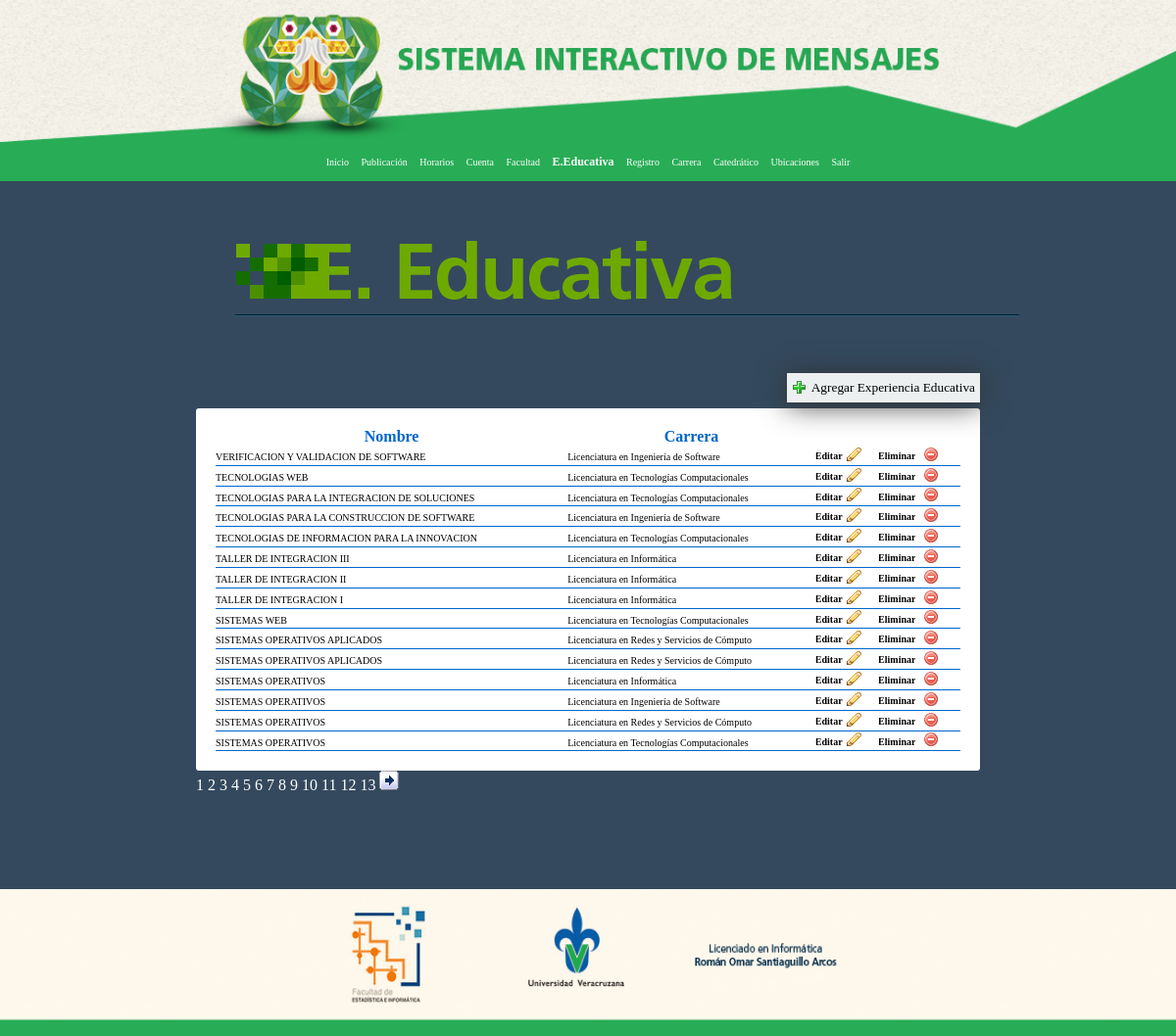
Screenshot of /Vistas/Entidades/eeducativa.php (signed in) with the database file from the repository.
### tables this page shows
CREATE TABLE IF NOT EXISTS `experienciaeducativa` (
  `idExperienciaEducativa` int(11) NOT NULL AUTO_INCREMENT,
  `Nombre` varchar(45) DEFAULT NULL,
  `idCarrera` int(11) NOT NULL,
  `idFacultad` int(11) NOT NULL,
  PRIMARY KEY (`idExperienciaEducativa`,`idCarrera`,`idFacultad`),
  KEY `fk_experienciaeducativa_Carrera1_idx` (`idCarrera`,`idFacultad`)
);

### Vistas/Entidades/eeducativa.php (the view, shortened to what this page needs)
<!DOCTYPE html>
<html leng="es">
<head>
<link rel="stylesheet" href="../../css/css1a.css">
</head>
<div id="portada">
    <img id="imgportada" src="../../imagenes/header.jpg">
</div>
<div id="cabeza">
    <center><div id="men">
<nav id="menu">
    <ul>
        <li><a href="../pagprin.php">Inicio</a></li>
        <li><a href="publicacion.php">Publicación</a></li>
        <li><a href="horario.php">Horarios</a></li>
        <li><a href="cuenta.php">Cuenta</a></li>
        <li><a href="facultad.php">Facultad</a></li>
        <li><a href="eeducativa.php" id="qwerty">E.Educativa</a></li>
        <li><a href="registro.php">Registro</a></li>
        <li><a href="carrera.php">Carrera</a></li>
        <li><a href="catedratico.php">Catedrático</a></li>
        <li><a href="ubicaciones.php">Ubicaciones</a></li>
        <li><a href="salir.php">Salir</a></li>
    </ul>
</nav>
</div>
</div></center>
<body>
<div id="cuerpo"><br><br>
<figure id="figura">
<img src="../../imagenes/e-educativa.png">
</figure><br><br><br>
 <?php
   echo "<div id='agregar'><form  method='post' action='../Agregar/agregareeducativa.php'><img src='../../imagenes/add.gif' class='icon'>
                        <input type='submit' value='Agregar Experiencia Educativa'  name='agregar' class='conf'>
                        </form></div>";
 echo"
<br><br>";
    echo "<div>";
    $nombreadmin = $_SESSION['nombreUsuario'];
    $sql = "SELECT idfacultad FROM Cuenta WHERE usuario='".$nombreadmin."';";
    $resultado = mysql_query($sql) or die(mysql_error());
    $fil = mysql_fetch_array($resultado, MYSQL_BOTH);
    $fac = $fil[0];
                          echo "<div id='contenedor_carrera'>";
                           echo "<table>";
                         echo"<tr>";
                            echo"
                            <th>Nombre</th>
                            <th>Carrera</th>
                            <th></th>
                            <th></th>
                            </tr>";
                         $mysqlfacu="SELECT * FROM experienciaeducativa WHERE idfacultad=".$fac.";";
                        $resulf=mysql_query($mysqlfacu) or die(mysql_error());
                        $num_total_registros=mysql_num_rows($resulf);
                       if ($num_total_registros > 0) {
    $tamano_pag = 15;
        $pagina = false;
                        if (!$pagina) {
                            $inicio=0;
                            $pagina=1;
                        }else{
                            $inicio=($pagina - 1) * $tamano_pag;
                        }
                        $total_paginas=ceil($num_total_registros / $tamano_pag);
                        $consultas="SELECT idexperienciaeducativa,nombre, idCarrera FROM experienciaeducativa ORDER BY nombre DESC LIMIT ".$inicio.",".$tamano_pag;
                        $rs=mysql_query($consultas)or die(mysql_error());
                        while($row1=mysql_fetch_array($rs)){
                                   echo "<tr>";
                                        echo "<td><a class='text20'>".$row1['nombre']."</a></td>";
                                        $car = $row1['idCarrera'];
                                        $consultacarrera = "SELECT Nombre FROM carrera WHERE idCarrera = $car";
                                        $cc = mysql_query($consultacarrera) or die (mysql_error());
                                         $ccc = mysql_fetch_array($cc, MYSQL_BOTH);
                                         echo "<td><a class='text20'>".$ccc['Nombre']."</a></td>";
                        echo "<td>
 <form  method='post' action='../Editar/editarmateria.php'>
    <input type='hidden' name='idm' value=".$row1['idexperienciaeducativa'].">
    <input type='submit' id='edit' value='Editar'  name='Editar' class='conf'><img src='../../imagenes/editar.png' class='icon'>
     </form>
</td>";
                        echo "<td>
    <form  method='post' action='../../Controller/eliminarmateria.php'>
    <input type='hidden' name='idmateria' value=".$row1['idexperienciaeducativa'].">
    <input class='conf' type='submit' id='delete' name='Eliminar' value='Eliminar' alingn='center'>
    <img src='../../imagenes/borrar.png' class='icon'>
     </form>
</td>";
                                echo"</tr>";
            }echo "</legend>";
        echo "</table></div></div>";
            echo '<p class="textlink">';
    if ($total_paginas > 1) {
        for ($i=1;$i<=$total_paginas;$i++) {
            if ($pagina == $i)
                echo "<a class='textlink'>".$pagina."</a>";
            else
                echo '  <a class="textlink" href="'.'?pagina='.$i.'">'.$i.'</a>  ';
        }
        if ($pagina != $total_paginas)
            echo '<a class="textlink"><a class="textlink" href="'.'?pagina='.($pagina+1).'"><img src="../../imagenes/der.gif" border="0"></a></a>';
    }
    echo '</p>';}
                            echo "</div>";
?>
</body><br><br><br><br>
<footer>
<div id="final">
    <img src="../../imagenes/footer.jpg" id="footer">
</div></footer>
</html>

### css/css1a.css (style rules this page uses)
* { margin: 0px; padding: 0px; }
a { text-decoration: none; font-family: Verdana; }
body { font-family: Verdana; margin: auto; background:#34495e; font-size: middle; }
#final { background: #28AD56; height: 150px; margin: 0px; padding: 0px; }
li { text-decoration: none; }
#menu ul, #menu li, #menu a { margin: 0px;padding: 0px; }
#menu ul { list-style: none; }
#menu a { text-decoration: none; }
#menu { font-size: 10px; height: 40px; background-color: #28AD56; width: 100%; margin: auto; }
center { margin: 0px; padding: 0px; }
#imgportada { margin: 0px; padding: 0px; width: 100%; height: 145px; }
#men { width: 1000px; height: auto; margin: auto; margin: 0px; padding: 0px; }
#portada { margin: 0px; padding: 0px; height: 145px; background: #fef6e8; }
#menu > ul > li { padding: 0px; position: relative; display: inline-block; margin: auto; }
#menu > ul > li > a { color:#FFF; opacity:1; font-size: middle; line-height: 40px; padding: 5px 5px; -webkit-transition: color .15s; -moz-transition: color .15s; -ms-transition: color .15s; -o-transition: color .15s; transition: color .15s; }
#qwerty { font-weight: bold; font-size: 12px; }
#cabeza { width:100%; height:auto; overflow: inherit; background: #28AD56; margin: 0px; padding: 0px; }
#footer { width: 100%; margin: 0px; padding: 0px; height: 145px; overflow: hidden; }
#cuerpo { width:800px; height:auto; position: center; padding:25px; margin: auto; margin-top: 0px; }
th { font-family: Roboto middle; }
input { width:300px; }
td { text-align: left; font-family: VERDANA; font-size: middle; border:1px solid #0066CC; border-width:0px 0px 1px 0px; }
.textlink { text-decoration: none; color: white; }
#contenedor_carrera { background: white; padding: 20px; -webkit-border-radius: 3px; -moz-border-radius: 3px; border-radius: 3px; }
#figura { margin-left: 5%; margin-right: 15%; }
.conf { background: transparent; border: none; height: auto; width: auto; -webkit-border-radius: 5px; -moz-border-radius: 5px; border-radius: 5px; cursor: pointer; font-family: Verdana; font-size: middle; color: black; }
.text20 { font-size: 10px; font-family: VERDANA; }
#delete { font-size: 10px; font-family: VERDANA; font-weight: bold; }
#edit { font-size: 10px; font-family: VERDANA; font-weight: bold; }
tr { color: black; font-size: middle; font-family: Verdana; }
.icon { vertical-align: middle; }
table { width: 100%; border-collapse: collapse; border-spacing: 0; border:1px solid #0066CC; border-width:0px 0px 1px 0px; }
#agregar { float: right; padding: 5px; width: auto; height: 20px; border:none; background-color:#ecf0f1; cursor:pointer; -webkit-box-shadow: 0px 2px 30px 0px rgba(50, 50, 50, 1); -moz-box-shadow: 0px 2px 30px 0px rgba(50, 50, 50, 1); box-shadow: 0px 2px 30px 0px rgba(50, 50, 50, 1); }
th { color:#0066CC; margin: auto; }

### rows the page displays
experienciaeducativa: Nombre "VERIFICACION Y VALIDACION DE SOFTWARE", Nombre "Licenciatura en Ingeniería de Software"
experienciaeducativa: Nombre "TECNOLOGIAS WEB", Nombre "Licenciatura en Tecnologías Computacionales"
experienciaeducativa: Nombre "TECNOLOGIAS PARA LA INTEGRACION DE SOLUCIONES", Nombre "Licenciatura en Tecnologías Computacionales"
experienciaeducativa: Nombre "TECNOLOGIAS PARA LA CONSTRUCCION DE SOFTWARE", Nombre "Licenciatura en Ingeniería de Software"
experienciaeducativa: Nombre "TECNOLOGIAS DE INFORMACION PARA LA INNOVACION", Nombre "Licenciatura en Tecnologías Computacionales"
experienciaeducativa: Nombre "TALLER DE INTEGRACION III", Nombre "Licenciatura en Informática"
experienciaeducativa: Nombre "TALLER DE INTEGRACION II", Nombre "Licenciatura en Informática"
experienciaeducativa: Nombre "TALLER DE INTEGRACION I", Nombre "Licenciatura en Informática"
experienciaeducativa: Nombre "SISTEMAS WEB", Nombre "Licenciatura en Tecnologías Computacionales"
experienciaeducativa: Nombre "SISTEMAS OPERATIVOS APLICADOS", Nombre "Licenciatura en Redes y Servicios de Cómputo"
experienciaeducativa: Nombre "SISTEMAS OPERATIVOS APLICADOS", Nombre "Licenciatura en Redes y Servicios de Cómputo"
experienciaeducativa: Nombre "SISTEMAS OPERATIVOS", Nombre "Licenciatura en Informática"
experienciaeducativa: Nombre "SISTEMAS OPERATIVOS", Nombre "Licenciatura en Ingeniería de Software"
experienciaeducativa: Nombre "SISTEMAS OPERATIVOS", Nombre "Licenciatura en Redes y Servicios de Cómputo"
experienciaeducativa: Nombre "SISTEMAS OPERATIVOS", Nombre "Licenciatura en Tecnologías Computacionales"
